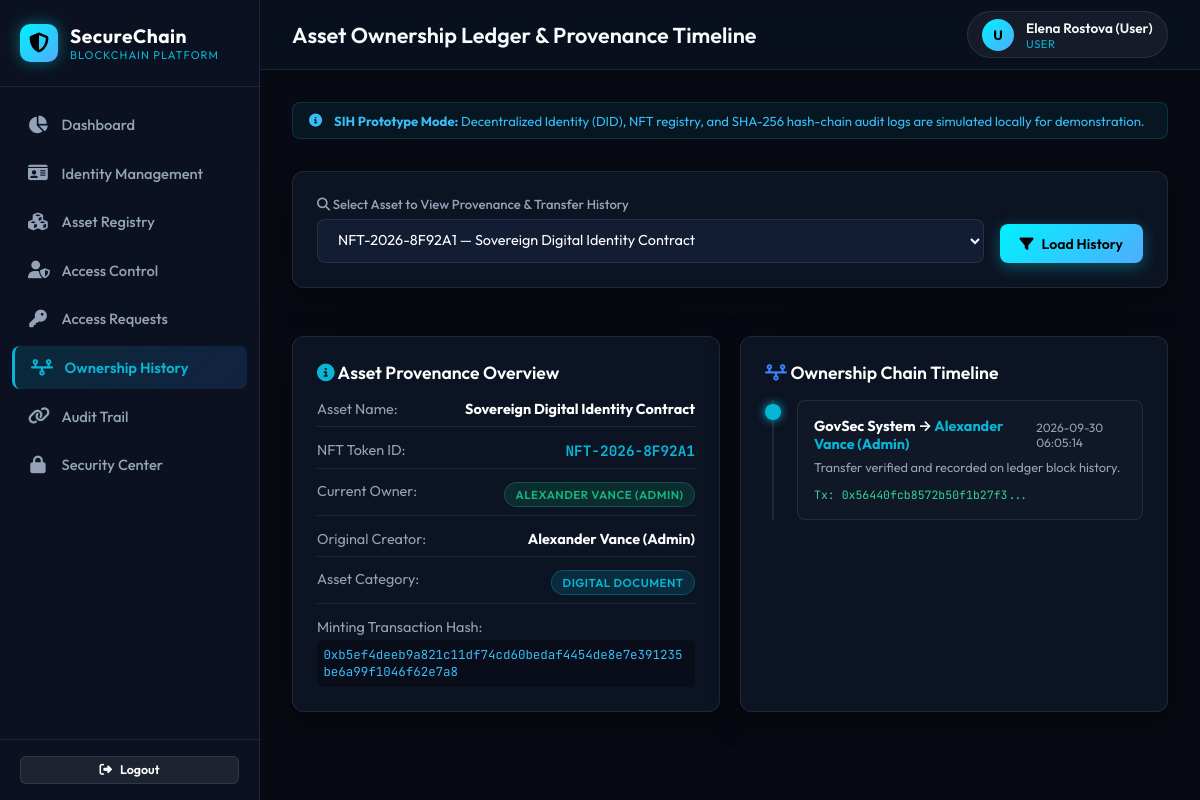
Screenshot of /ownership (signed in) with the database file from the repository.
### tables this page shows
CREATE TABLE assets (
        id INTEGER PRIMARY KEY AUTOINCREMENT,
        nft_id TEXT UNIQUE NOT NULL,
        name TEXT NOT NULL,
        asset_type TEXT NOT NULL,
        description TEXT,
        current_owner TEXT NOT NULL,
        original_owner TEXT NOT NULL,
        value_ref TEXT,
        tx_hash TEXT NOT NULL,
        status TEXT DEFAULT 'ACTIVE',
        created_at DATETIME DEFAULT CURRENT_TIMESTAMP
    );

CREATE TABLE ownership_history (
        id INTEGER PRIMARY KEY AUTOINCREMENT,
        asset_nft_id TEXT NOT NULL,
        asset_name TEXT NOT NULL,
        previous_owner TEXT NOT NULL,
        new_owner TEXT NOT NULL,
        tx_hash TEXT NOT NULL,
        timestamp DATETIME DEFAULT CURRENT_TIMESTAMP
    );

### app.py (the view)
@app.route('/ownership')
@login_required
def ownership():
    conn = get_db_connection()
    selected_nft_id = request.args.get('nft_id')
    assets_list = conn.execute('SELECT nft_id, name FROM assets').fetchall()
    if not selected_nft_id and assets_list:
        selected_nft_id = assets_list[0]['nft_id']
    selected_asset = None
    history_records = []
    if selected_nft_id:
        selected_asset = conn.execute('SELECT * FROM assets WHERE nft_id = ?', (selected_nft_id,)).fetchone()
        history_records = conn.execute('''
            SELECT * FROM ownership_history
            WHERE asset_nft_id = ?
            ORDER BY id ASC
        ''', (selected_nft_id,)).fetchall()
    conn.close()
    return render_template(
        'ownership.html',
        assets=assets_list,
        selected_asset=selected_asset,
        history=history_records,
        selected_nft_id=selected_nft_id
    )

### app.py (called while the page is built)
@app.context_processor
def inject_user():
    return dict(
        current_user=session.get('username'),
        current_role=session.get('role'),
        current_full_name=session.get('full_name')
    )

### auth.py (called while the page is built)
def login_required(f):
    @wraps(f)
    def decorated_function(*args, **kwargs):
        if 'user_id' not in session:
            flash('Please log in to access this page.', 'warning')
            return redirect(url_for('login'))
        return f(*args, **kwargs)
    return decorated_function

### database.py (called while the page is built)
def get_db_connection():
    conn = sqlite3.connect(DB_PATH)
    conn.row_factory = sqlite3.Row
    return conn

### templates/ownership.html (shortened to what this page needs)
{% extends "base.html" %}
{% block header_title %}Asset Ownership Ledger & Provenance Timeline{% endblock %}
{% block content %}
<div class="glass-card" style="margin-bottom: 1.5rem;">
  <form action="{{ url_for('ownership') }}" method="GET" style="display: flex; gap: 1rem; align-items: flex-end; flex-wrap: wrap;">
    <div class="form-group" style="flex-grow: 1; margin-bottom: 0;">
      <label for="nft_id"><i class="fas fa-search"></i> Select Asset to View Provenance & Transfer History</label>
      <select id="nft_id" name="nft_id" class="form-select" onchange="this.form.submit()">
        {% for a in assets %}
        <option value="{{ a.nft_id }}" {% if a.nft_id == selected_nft_id %}selected{% endif %}>
          {{ a.nft_id }} — {{ a.name }}
        </option>
        {% endfor %}
      </select>
    </div>
    <button type="submit" class="btn btn-primary"><i class="fas fa-filter"></i> Load History</button>
  </form>
</div>
{% if selected_asset %}
<div class="grid-2">
  <div class="glass-card">
    <h3 style="font-size: 1.1rem; font-weight: 600; color: #fff; margin-bottom: 1rem;">
      <i class="fas fa-circle-info" style="color: var(--primary-cyan);"></i> Asset Provenance Overview
    </h3>
    <div style="display: flex; flex-direction: column; gap: 0.85rem; font-size: 0.9rem;">
      <div style="display: flex; justify-content: space-between; border-bottom: 1px solid var(--border-color); padding-bottom: 0.5rem;">
        <span style="color: var(--text-muted);">Asset Name:</span>
        <strong style="color: #fff;">{{ selected_asset.name }}</strong>
      </div>
      <div style="display: flex; justify-content: space-between; border-bottom: 1px solid var(--border-color); padding-bottom: 0.5rem;">
        <span style="color: var(--text-muted);">NFT Token ID:</span>
        <span class="font-mono" style="color: var(--primary-cyan); font-weight: 700;">{{ selected_asset.nft_id }}</span>
      </div>
      <div style="display: flex; justify-content: space-between; border-bottom: 1px solid var(--border-color); padding-bottom: 0.5rem;">
        <span style="color: var(--text-muted);">Current Owner:</span>
        <span class="badge badge-verified">{{ selected_asset.current_owner }}</span>
      </div>
      <div style="display: flex; justify-content: space-between; border-bottom: 1px solid var(--border-color); padding-bottom: 0.5rem;">
        <span style="color: var(--text-muted);">Original Creator:</span>
        <strong style="color: var(--text-main);">{{ selected_asset.original_owner }}</strong>
      </div>
      <div style="display: flex; justify-content: space-between; border-bottom: 1px solid var(--border-color); padding-bottom: 0.5rem;">
        <span style="color: var(--text-muted);">Asset Category:</span>
        <span class="badge badge-cyan">{{ selected_asset.asset_type }}</span>
      </div>
      <div>
        <span style="color: var(--text-muted); display: block; margin-bottom: 0.25rem;">Minting Transaction Hash:</span>
        <code class="font-mono" style="font-size: 0.78rem; color: #38bdf8; background: rgba(0,0,0,0.3); padding: 0.4rem; border-radius: 6px; display: block; word-break: break-all;">
          {{ selected_asset.tx_hash }}
        </code>
      </div>
    </div>
  </div>
  <div class="glass-card">
    <h3 style="font-size: 1.1rem; font-weight: 600; color: #fff; margin-bottom: 1rem;">
      <i class="fas fa-timeline" style="color: var(--accent-blue);"></i> Ownership Chain Timeline
    </h3>
    {% if history %}
    <div class="timeline">
      {% for h in history %}
      <div class="timeline-item">
        <div class="timeline-dot"></div>
        <div class="timeline-content">
          <div style="display: flex; justify-content: space-between; align-items: center; margin-bottom: 0.35rem;">
            <strong style="color: #fff; font-size: 0.9rem;">
              {{ h.previous_owner }} &rarr; <span style="color: var(--primary-cyan);">{{ h.new_owner }}</span>
            </strong>
            <span style="font-size: 0.75rem; color: var(--text-muted);">{{ h.timestamp[:19] }}</span>
          </div>
          <p style="font-size: 0.8rem; color: var(--text-muted); margin-bottom: 0.5rem;">
            Transfer verified and recorded on ledger block history.
          </p>
          <code class="font-mono" style="font-size: 0.72rem; color: #34d399;">
            Tx: {{ h.tx_hash[:24] }}...
          </code>
        </div>
      </div>
      {% endfor %}
    </div>
    {% else %}
    <p style="font-size: 0.88rem; color: var(--text-muted);">No secondary transfer records found. Asset remains with original minter.</p>
    {% endif %}
  </div>
</div>
{% endif %}
{% endblock %}

### static/css/style.css (style rules this page uses)
:root { --bg-main: #070a12; --bg-card: rgba(15, 23, 42, 0.75); --bg-sidebar: #0b1120; --bg-input: #121c33; --border-color: rgba(255, 255, 255, 0.09); --border-glow: rgba(6, 182, 212, 0.3); --primary-cyan: #06b6d4; --accent-blue: #3b82f6; --gradient-cyan: linear-gradient(135deg, #00f2fe 0%, #4facfe 100%); --gradient-glow: linear-gradient(135deg, rgba(6, 182, 212, 0.15), rgba(59, 130, 246, 0.15)); --text-main: #f8fafc; --text-muted: #94a3b8; --text-dim: #64748b; --badge-success-bg: rgba(16, 185, 129, 0.15); --badge-success-color: #10b981; --badge-cyan-bg: rgba(6, 182, 212, 0.15); --badge-cyan-color: #06b6d4; --badge-warning-bg: rgba(245, 158, 11, 0.15); --badge-warning-color: #f59e0b; --badge-danger-bg: rgba(239, 68, 68, 0.15); --badge-danger-color: #ef4444; --sidebar-width: 260px; --topbar-height: 70px; }
* { box-sizing: border-box; margin: 0; padding: 0; font-family: 'Outfit', -apple-system, BlinkMacSystemFont, sans-serif; }
body { background-color: var(--bg-main); color: var(--text-main); min-height: 100vh; display: flex; overflow-x: hidden; }
code, .font-mono { font-family: 'JetBrains Mono', monospace; }
.glass-card { background: var(--bg-card); backdrop-filter: blur(16px); -webkit-backdrop-filter: blur(16px); border: 1px solid var(--border-color); border-radius: 12px; padding: 1.5rem; box-shadow: 0 8px 32px 0 rgba(0, 0, 0, 0.37); transition: all 0.3s ease; }
.grid-2 { display: grid; grid-template-columns: repeat(auto-fit, minmax(400px, 1fr)); gap: 1.25rem; }
.badge { display: inline-flex; align-items: center; gap: 0.35rem; padding: 0.25rem 0.65rem; border-radius: 20px; font-size: 0.72rem; font-weight: 600; text-transform: uppercase; letter-spacing: 0.5px; }
.badge-verified, .badge-approved, .badge-success { background: var(--badge-success-bg); color: var(--badge-success-color); border: 1px solid rgba(16, 185, 129, 0.3); }
.badge-active, .badge-cyan { background: var(--badge-cyan-bg); color: var(--badge-cyan-color); border: 1px solid rgba(6, 182, 212, 0.3); }
.form-group { display: flex; flex-direction: column; gap: 0.4rem; margin-bottom: 1rem; }
.form-group label { font-size: 0.82rem; color: var(--text-muted); font-weight: 500; }
.form-control, .form-select { width: 100%; padding: 0.7rem 1rem; background: var(--bg-input); border: 1px solid var(--border-color); border-radius: 8px; color: #fff; font-size: 0.9rem; outline: none; transition: all 0.2s ease; }
.form-select option { background: #0f172a; color: #fff; }
.btn { display: inline-flex; align-items: center; justify-content: center; gap: 0.5rem; padding: 0.65rem 1.25rem; border-radius: 8px; font-size: 0.88rem; font-weight: 600; cursor: pointer; border: none; transition: all 0.2s ease; text-decoration: none; }
.btn-primary { background: var(--gradient-cyan); color: #000; box-shadow: 0 4px 15px rgba(0, 242, 254, 0.3); }
.timeline { position: relative; padding-left: 2rem; margin-top: 1rem; }
.timeline::before { content: ''; position: absolute; left: 7px; top: 0; bottom: 0; width: 2px; background: var(--border-color); }
.timeline-item { position: relative; margin-bottom: 1.5rem; }
.timeline-dot { position: absolute; left: -2rem; top: 4px; width: 16px; height: 16px; border-radius: 50%; background: var(--primary-cyan); box-shadow: 0 0 10px var(--primary-cyan); }
.timeline-content { background: rgba(255, 255, 255, 0.02); border: 1px solid var(--border-color); border-radius: 8px; padding: 1rem; }

### rows the page displays
assets: name "Sovereign Digital Identity Contract", nft_id "NFT-2026-8F92A1", current_owner "ALEXANDER VANCE (ADMIN)", original_owner "Alexander Vance (Admin)", asset_type "DIGITAL DOCUMENT", tx_hash "0xb5ef4deeb9a821c11df74cd60bedaf4454de8e7e391235be6a99f1046f62e7a8"
ownership_history: previous_owner "GovSec System", new_owner "Alexander Vance (Admin)", timestamp "2026-09-30 06:05:14", tx_hash "0x56440fcb8572b50f1b27f3"

### other values shown
{{ current_user[0] | upper }} "U"
{{ current_full_name or current_user }} "Elena Rostova (User)"
{{ current_role }} "USER"
form field nft_id "NFT-2026-8F92A1 — Sovereign Digital Identity Contract"
